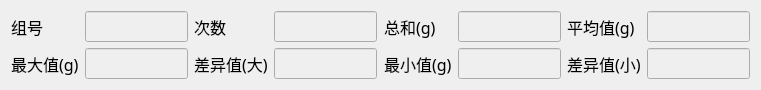
   <widget class="QWidget" name="layoutWidget_3">
    <property name="geometry">
     <rect>
      <x>130</x>
      <y>10</y>
      <width>761</width>
      <height>71</height>
     </rect>
    </property>
    <layout class="QGridLayout" name="gridLayout_13">
     <item row="1" column="1">
      <widget class="QLineEdit" name="lE_GroupMax">
       <property name="enabled">
        <bool>false</bool>
       </property>
       <property name="font">
        <font>
         <family>幼圆</family>
         <pointsize>12</pointsize>
        </font>
       </property>
      </widget>
     </item>
     <item row="1" column="10">
      <widget class="QLineEdit" name="lE_GroupMinRatio">
       <property name="enabled">
        <bool>false</bool>
       </property>
       <property name="font">
        <font>
         <family>幼圆</family>
         <pointsize>12</pointsize>
        </font>
       </property>
      </widget>
     </item>
     <item row="1" column="6">
      <widget class="QLabel" name="label_8">
       <property name="font">
        <font>
         <family>幼圆</family>
         <pointsize>12</pointsize>
        </font>
       </property>
       <property name="text">
        <string>最小值(g)</string>
       </property>
      </widget>
     </item>
     <item row="1" column="9">
      <widget class="QLabel" name="label_29">
       <property name="font">
        <font>
         <family>幼圆</family>
         <pointsize>12</pointsize>
        </font>
       </property>
       <property name="text">
        <string>差异值(小)</string>
       </property>
      </widget>
     </item>
     <item row="1" column="0">
      <widget class="QLabel" name="label_6">
       <property name="font">
        <font>
         <family>幼圆</family>
         <pointsize>12</pointsize>
        </font>
       </property>
       <property name="text">
        <string>最大值(g)</string>
       </property>
      </widget>
     </item>
     <item row="1" column="7">
      <widget class="QLineEdit" name="lE_GroupMin">
       <property name="enabled">
        <bool>false</bool>
       </property>
       <property name="font">
        <font>
         <family>幼圆</family>
         <pointsize>12</pointsize>
        </font>
       </property>
      </widget>
     </item>
     <item row="1" column="5">
      <spacer name="horizontalSpacer_8">
       <property name="orientation">
        <enum>Qt::Horizontal</enum>
       </property>
       <property name="sizeHint" stdset="0">
        <size>
         <width>40</width>
         <height>20</height>
        </size>
       </property>
      </spacer>
     </item>
     <item row="1" column="2">
      <spacer name="horizontalSpacer_9">
       <property name="orientation">
        <enum>Qt::Horizontal</enum>
       </property>
       <property name="sizeHint" stdset="0">
        <size>
         <width>40</width>
         <height>20</height>
        </size>
       </property>
      </spacer>
     </item>
     <item row="1" column="8">
      <spacer name="horizontalSpacer_12">
       <property name="orientation">
        <enum>Qt::Horizontal</enum>
       </property>
       <property name="sizeHint" stdset="0">
        <size>
         <width>40</width>
         <height>20</height>
        </size>
       </property>
      </spacer>
     </item>
     <item row="1" column="3">
      <widget class="QLabel" name="label_34">
       <property name="font">
        <font>
         <family>幼圆</family>
         <pointsize>12</pointsize>
        </font>
       </property>
       <property name="text">
        <string>差异值(大)</string>
       </property>
      </widget>
     </item>
     <item row="1" column="4">
      <widget class="QLineEdit" name="lE_GroupMaxRatio">
       <property name="enabled">
        <bool>false</bool>
       </property>
       <property name="font">
        <font>
         <family>幼圆</family>
         <pointsize>12</pointsize>
        </font>
       </property>
      </widget>
     </item>
     <item row="0" column="10">
      <widget class="QLineEdit" name="lE_GroupAvg">
       <property name="enabled">
        <bool>false</bool>
       </property>
       <property name="font">
        <font>
         <family>幼圆</family>
         <pointsize>12</pointsize>
        </font>
       </property>
      </widget>
     </item>
     <item row="0" column="9">
      <widget class="QLabel" name="label_7">
       <property name="font">
        <font>
         <family>幼圆</family>
         <pointsize>12</pointsize>
        </font>
       </property>
       <property name="text">
        <string>平均值(g)</string>
       </property>
      </widget>
     </item>
     <item row="0" column="7">
      <widget class="QLineEdit" name="lE_GroupSum">
       <property name="enabled">
        <bool>false</bool>
       </property>
       <property name="font">
        <font>
         <family>幼圆</family>
         <pointsize>12</pointsize>
        </font>
       </property>
      </widget>
     </item>
     <item row="0" column="6">
      <widget class="QLabel" name="label_3">
       <property name="font">
        <font>
         <family>幼圆</family>
         <pointsize>12</pointsize>
        </font>
       </property>
       <property name="text">
        <string>总和(g)</string>
       </property>
      </widget>
     </item>
     <item row="0" column="4">
      <widget class="QLineEdit" name="lE_GroupIndex_2">
       <property name="enabled">
        <bool>false</bool>
       </property>
       <property name="font">
        <font>
         <family>幼圆</family>
         <pointsize>12</pointsize>
        </font>
       </property>
      </widget>
     </item>
     <item row="0" column="3">
      <widget class="QLabel" name="label">
       <property name="font">
        <font>
         <family>幼圆</family>
         <pointsize>12</pointsize>
        </font>
       </property>
       <property name="text">
        <string>次数</string>
       </property>
      </widget>
     </item>
     <item row="0" column="1">
      <widget class="QLineEdit" name="lE_GroupNo_2">
       <property name="enabled">
        <bool>false</bool>
       </property>
       <property name="font">
        <font>
         <family>幼圆</family>
         <pointsize>12</pointsize>
        </font>
       </property>
      </widget>
     </item>
     <item row="0" column="0">
      <widget class="QLabel" name="label_9">
       <property name="font">
        <font>
         <family>幼圆</family>
         <pointsize>12</pointsize>
        </font>
       </property>
       <property name="text">
        <string>组号</string>
       </property>
      </widget>
     </item>
    </layout>
   </widget>
